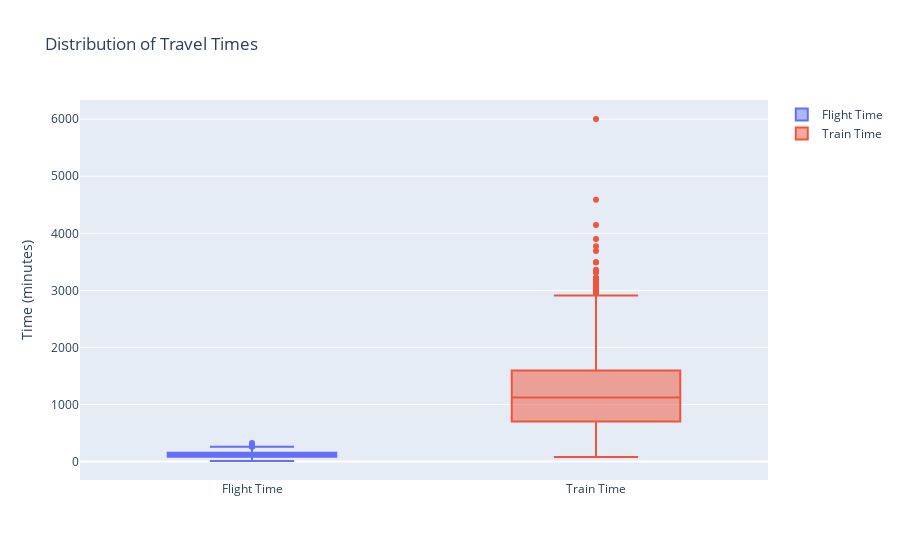

The cell this chart's notebook holds for it:
### Code cell
box_fig = go.Figure()
box_fig.add_trace(go.Box(y=merged_data['flight_time'], name='Flight Time'))
box_fig.add_trace(go.Box(y=merged_data['train_time'], name='Train Time'))
box_fig.update_layout(title='Distribution of Travel Times', yaxis_title='Time (minutes)')
box_fig.show()

### Figure 1 — Plotly figure (JSON) as saved in the notebook; plotly's stock layout.template omitted (floating-point values rounded to 4 significant figures; data arrays with more than 128 entries replaced by an {"elided": "..."} marker saying what was removed)
{"data": [{"name": "Flight Time", "type": "box", "y": {"elided": "1122 float values"}}, {"name": "Train Time", "type": "box", "y": {"elided": "1122 float values"}}], "layout": {"title": {"text": "Distribution of Travel Times"}, "yaxis": {"title": {"text": "Time (minutes)"}}}}
